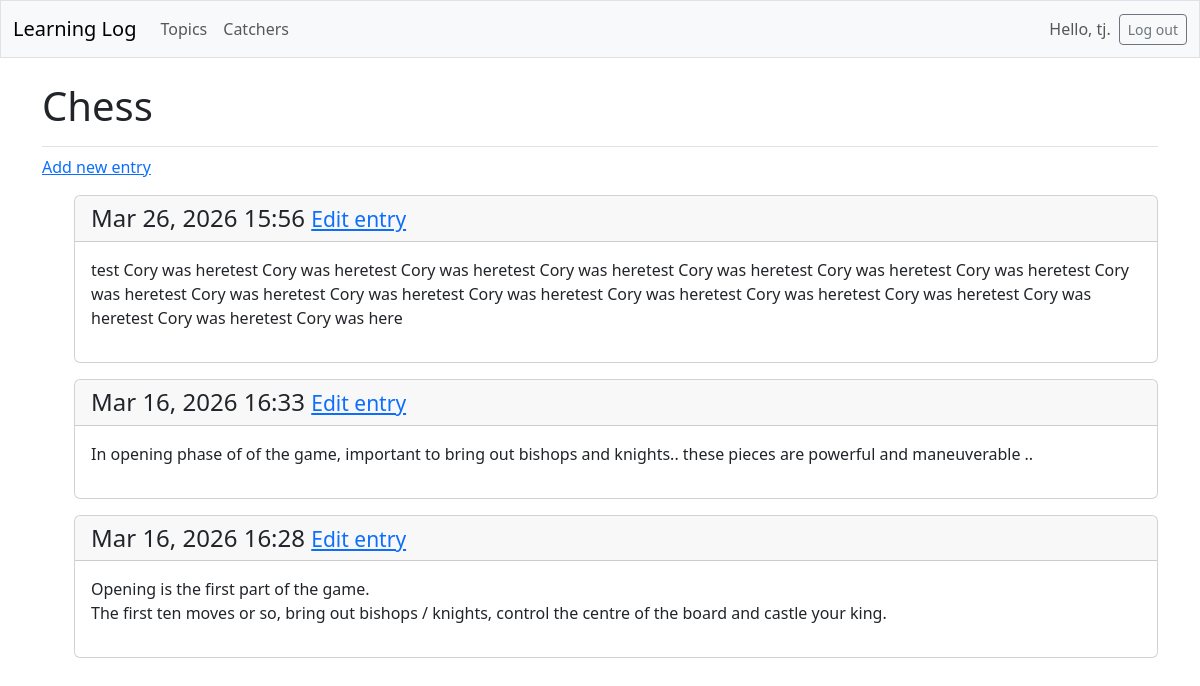
The page /topics/1/ (signed in) on the database its author committed.
### learning_logs/models.py (models this page shows, shortened)
class Topic(models.Model):
    text = models.CharField(max_length=200)
    date_added = models.DateTimeField(auto_now_add=True)
    owner = models.ForeignKey(User, on_delete = models.CASCADE)

class Entry(models.Model):
    topic = models.ForeignKey(Topic, on_delete=models.CASCADE)
    text = models.TextField()
    date_added = models.DateTimeField(auto_now_add=True)
    class Meta:
        verbose_name_plural = 'entries'

### learning_logs/views.py (the view)
# urls.py: path('topics/<int:topic_id>/', views.topic, name = 'topic'),
@login_required
def topic(request, topic_id):
    topic = Topic.objects.get(id=topic_id)
    if topic_owner_check(topic.owner, request.user):
        entries = topic.entry_set.order_by('-date_added')
        context = {'topic' : topic, 'entries': entries}
        return render(request, 'learning_logs/topic.html', context)

### learning_logs/views.py (called while the page is built)
def topic_owner_check(owner, user):
    if owner != user:
        print("topic_owner_check failed")
        raise Http404
    else:
        return True

### learning_logs/templates/learning_logs/topic.html
{% extends 'learning_logs/base.html' %}
{% block page_header %}
    <h1>{{ topic.text}}</h1>
{% endblock page_header %}
{% block content %}
<p>
    <a href="{% url 'learning_logs:new_entry' topic.id %}">Add new entry</a>
</p>
<ul>
    {% for entry in entries%}
        <div class = "card mb-3">
            <h4 class = "card-header">
            {{ entry.date_added|date:'M d, Y H:i' }}
            <small><a href="{% url 'learning_logs:edit_entry' entry.id %}">
                Edit entry</a></small>
            </h4>
            <div class ="card-body">{{ entry.text|linebreaks}}</div>
        </div>
    {% empty %}
        <p>There are no entries for this topic yet.</p>
    {% endfor %}
</ul>
{% endblock content %}

### learning_logs/templates/learning_logs/base.html (shortened to what this page needs)
<!doctype html>
<html lang="en">
<head>
  {% load django_bootstrap5 %}
  {% bootstrap_css %}
</head>
<body>
  <nav class="navbar navbar-expand-md navbar-light bg-light mb-4 border">
    <div class="container-fluid">
      <a class="navbar-brand" href="{% url 'learning_logs:index' %}">
          Learning Log</a>
      <div class="collapse navbar-collapse" id="navbarCollapse">
        <ul class="navbar-nav me-auto mb-2 mb-md-0">
          <li class="nav-item">
            <a class="nav-link" href="{% url 'learning_logs:topics' %}">
              Topics</a></li>
          <li class="nav-item">
                <a class="nav-link" href="{% url 'learning_logs:catchers' %}">
                  Catchers</a></li>
        </ul>
        <ul class="navbar-nav ms-auto mb-2 mb-md-0">
          {% if user.is_authenticated %}
            <li class="nav-item">
              <span class="navbar-text me-2">Hello, {{ user.username }}.
                </span></li>
          {% endif %}
        </ul>
        {% if user.is_authenticated %}
          <form action="{% url 'accounts:logout' %}" method='post'>
            <button name='submit' class='btn btn-outline-secondary btn-sm'>
              Log out</button>
          </form>
        {% endif %}
      </div>
    </div>
  </nav>
  <main class="container">
    <div class="pb-2 mb-2 border-bottom">
      {% block page_header %}{% endblock page_header %}
    </div>
    <div>
      {% block content %}{% endblock content %}
    </div>
  </main>
</body>
</html>

### rows shown on the page
Topic: text "Chess"
Entry: date_added "Mar 26, 2026 15:56", text "test Cory was heretest Cory was heretest Cory was heretest Cory was heretest Cory was heretest Cory was heretest Cory was heretest Cory was heretest Cory was heretest Cory was heretest Cory was heretest Cory was heretest Cory was heretest Cory was heretest Cory was heretest Cory was heretest Cory was here"
Entry: date_added "Mar 16, 2026 16:33", text "In opening phase of of the game, important to bring out bishops and knights.. these pieces are powerful and maneuverable .."
Entry: date_added "Mar 16, 2026 16:28", text "Opening is the first part of the game. The first ten moves or so, bring out bishops / knights, control the centre of the board and castle your king."

### other values the page prints
{{ user.username }} "tj"
